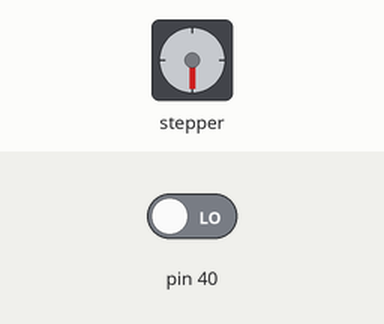
Recording of a sketch running on a simulated Arduino Mega 2560, built with avr-gcc and run on an emulated ATmega2560. On the bench: stepper motor. Wiring (inferred from the names in the program): stepper motor driver (200 steps per turn assumed): step pin 26; direction pin 27. Inputs (shaded band) come from the test bench; at power-on: pin 40 LOW.

Above: at 0.05 s.
At 8.0 s:
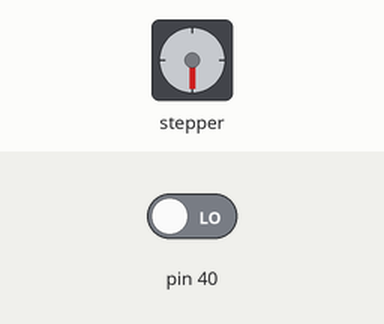
At 16.1 s:
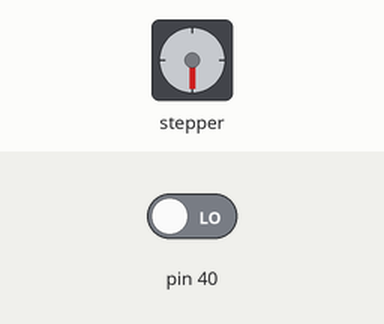
At 32.3 s:
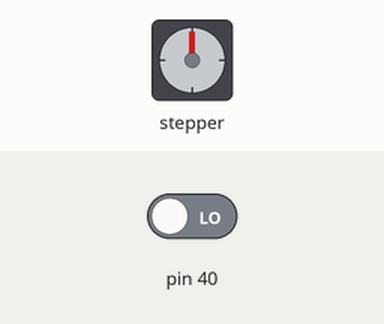
Timing chart, 0 to 42.1 s (numbered marks = the images above):
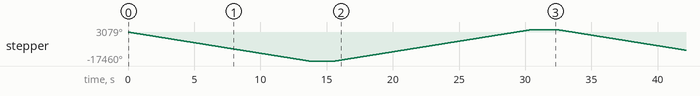

The sketch:

nema17.ino
```cpp
const int stepPin = 26;
const int dirPin = 27;

void setup() {
  // Sets the two pins as Outputs
  pinMode(stepPin, OUTPUT);
  pinMode(dirPin, OUTPUT);
  pinMode(40, INPUT);
}
void loop() {

  digitalWrite(dirPin,LOW);
  for (int x = 0; x < 4000; x++) {
    digitalWrite(stepPin, HIGH);
    delayMicroseconds(700);
    digitalWrite(stepPin, LOW);
    delayMicroseconds(700);
  }

  digitalWrite(dirPin, LOW);
  for (int x = 0; x < 4000; x++) {
    digitalWrite(stepPin, HIGH);
    delayMicroseconds(700);
    digitalWrite(stepPin, LOW);
    delayMicroseconds(700);
  }

  digitalWrite(dirPin, LOW);
  for (int x = 0; x < 1700; x++) {
    digitalWrite(stepPin, HIGH);
    delayMicroseconds(700);
    digitalWrite(stepPin, LOW);
    delayMicroseconds(700);
  }

  delay(2000);

  digitalWrite(dirPin, HIGH);
  for (int x = 0; x < 4000; x++) {
    digitalWrite(stepPin, HIGH);
    delayMicroseconds(700);
    digitalWrite(stepPin, LOW);
    delayMicroseconds(700);
  }

  digitalWrite(dirPin, HIGH);
  for (int x = 0; x < 4000; x++) {
    digitalWrite(stepPin, HIGH);
    delayMicroseconds(700);
    digitalWrite(stepPin, LOW);
    delayMicroseconds(700);
  }

   digitalWrite(dirPin, HIGH);
  for (int x = 0; x < 2500; x++) {
    digitalWrite(stepPin, HIGH);
    delayMicroseconds(700);
    digitalWrite(stepPin, LOW);
    delayMicroseconds(700);

    if(position1()){
      break;
    }

  }
  delay(2000);
}

 bool position1()
{
  return digitalRead(40);
}
```

Measured:
- by itself, stepper: turns 17460° counter-clockwise in 13.6 s, then 18900° clockwise in 14.8 s, repeating every 32.4 s
